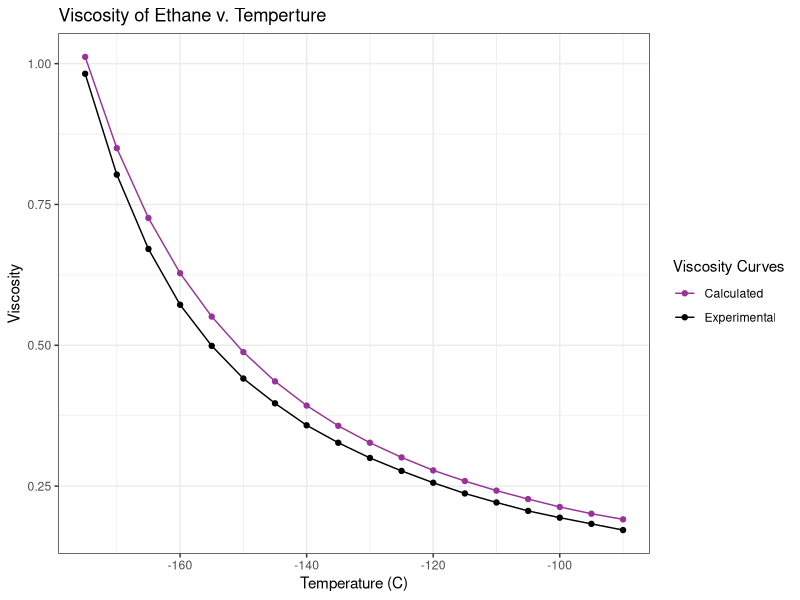

This figure's R source:
## ---- chunk 1
library(tidyverse)
library(car)
library(lmtest)
## ---- chunk 2
ethane_tbl = as_tibble(read.csv("data/ethane-temp-viscosity.csv"))
attach(ethane_tbl)
df_working = ethane_tbl %>% 
  select(Temp, Exp, Calc)

attach(df_working)
detach(ethane_tbl)

View(df_working)
## ---- chunk 3
df_working %>% 
  ggplot(aes(x=Temp)) +
  geom_point(aes(y=Exp, color="Experimental")) +
  geom_line(aes(y=Exp, color="Experimental")) +
  geom_point(aes(y=Calc, color="Calculated")) +
  geom_line(aes(y=Calc, color="Calculated")) +
  theme_bw() +
  theme(legend.position="right") +
  labs(x="Temperature (C)", y="Viscosity", title="Viscosity of Ethane v. Temperture") +
  scale_color_manual(name="Viscosity Curves", values = c("Experimental"="#000000","Calculated"="#993399"))
